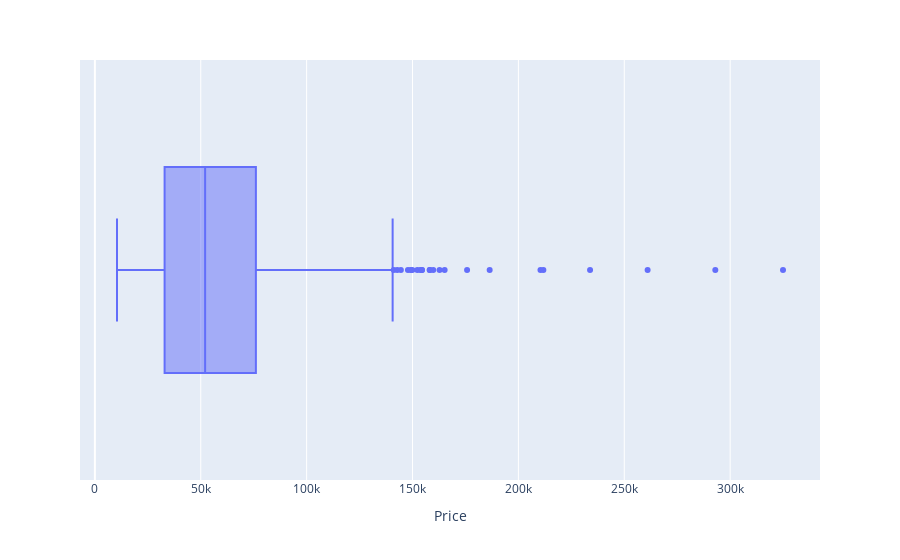

The notebook cell saved with this chart:
### Code cell
# Plotting the boxplpot for price column in the new cleaned dataframe
plot_price = px.box(
    data_frame=df_cleaned,
    x='Price',
    hover_name= 'Company'
)
plot_price.show()

### Figure 1 — Plotly figure (JSON) as saved in the notebook; plotly's stock layout.template omitted (floating-point values rounded to 4 significant figures; data arrays with more than 128 entries replaced by an {"elided": "..."} marker saying what was removed)
{"data": [{"alignmentgroup": "True", "hovertemplate": "<b>%{hovertext}</b><br><br>Price=%{x}<extra></extra>", "hovertext": {"elided": "1166 str values"}, "legendgroup": "", "marker": {"color": "#636efa"}, "name": "", "notched": false, "offsetgroup": "", "orientation": "h", "showlegend": false, "type": "box", "x": {"elided": "1166 float values"}, "x0": " ", "xaxis": "x", "y0": " ", "yaxis": "y"}], "layout": {"boxmode": "group", "legend": {"tracegroupgap": 0}, "margin": {"t": 60}, "xaxis": {"anchor": "y", "domain": [0, 1], "title": {"text": "Price"}}, "yaxis": {"anchor": "x", "domain": [0, 1]}}}
